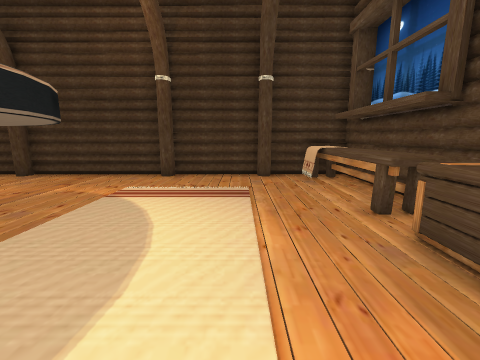
view 1 (above)

13 first-person views from a walk through a Godot game level. The camera is 1.4 m above the floor, tilts 10° down and sees 90° across. The floor is counted in squares, 1 m on a side. Each view is taken from the middle of a square. On the plan, view 1 faces up. The plan holds only what a view shows up to about 13 squares ahead; the rest is blank. Characters and animated objects are not drawn. Some surface patterns are stand-ins.

view 2
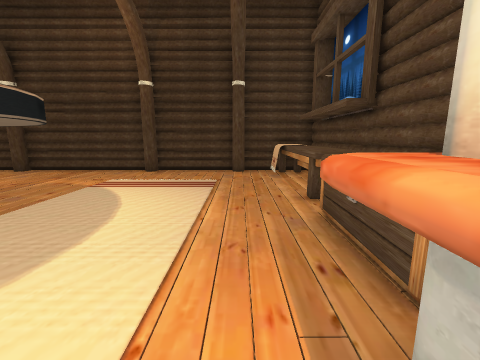

view 3
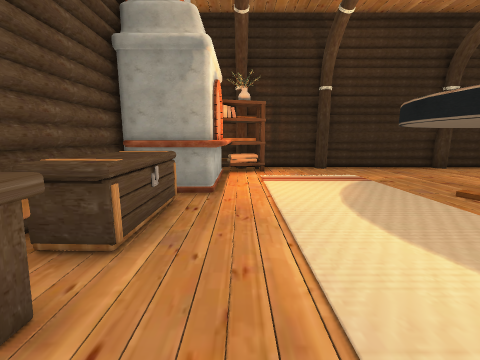

view 4
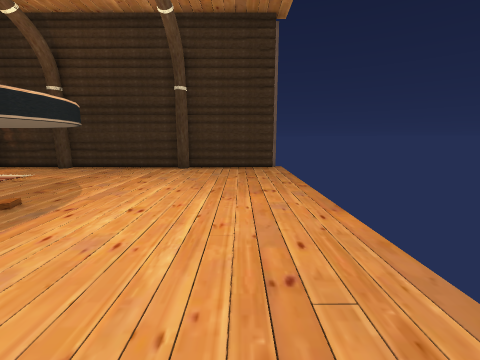

view 5
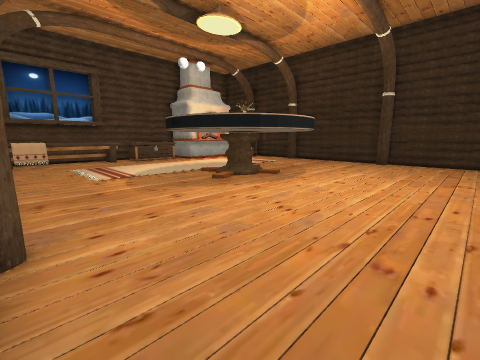

view 6
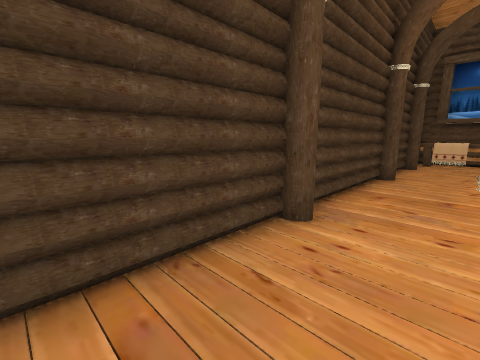

view 7
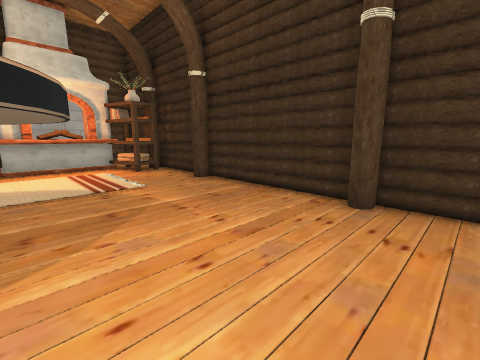

view 8
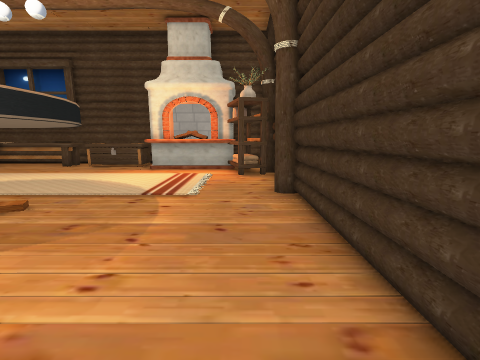

view 9
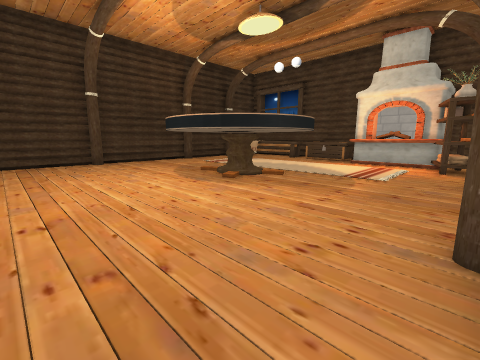

view 10
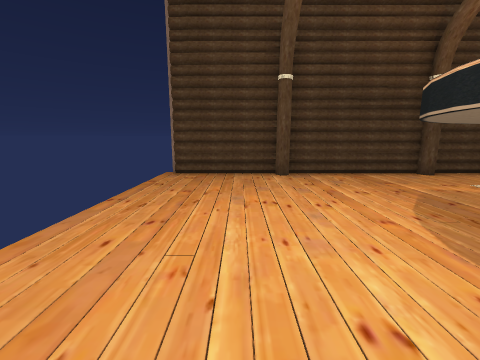

view 11
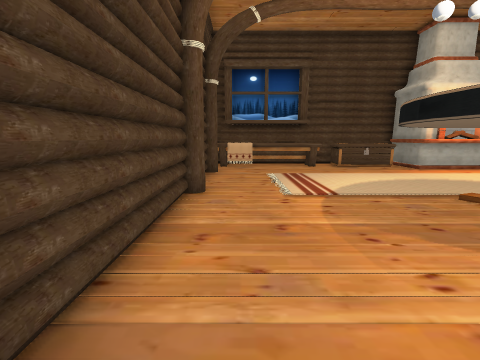

view 12
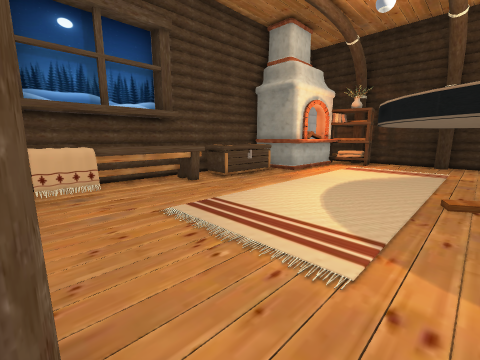

view 13
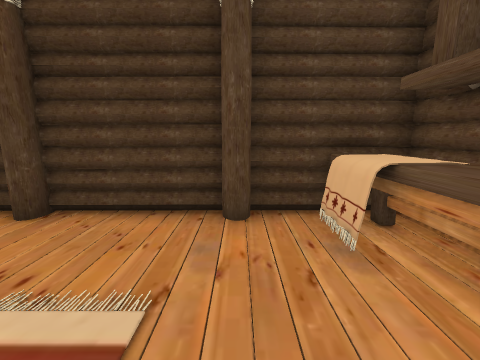

### Floor plan
Key: @ floor where view 1 was taken; # wall or solid block; . floor; = window, fence, low wall or low ledge; ^ raised ledge; B bench; T thing the floor can be seen under or through; C chest.
Columns run from 13 left of view 1 to 4 right of it. Each row starts with its distance up from view 1.
 10 ##################
  9  ....#....###.#.^#
  8  ...............B#
  7  ...............^#
  6  ...............^#
  5  ...............^#
  4  .....#TTTT.....^#
  3  .....# T T.....C#
  2  .....#TT T.....C#
  1  .....# T T.....C#
  0  .....#TTT ..@.^^#
 -1  ..............#^
 -2  ..............#
 -3  ..............#^
 -4  ............#=###
 -5  ....#....#######
 -6 ############

Positions as (right, up) in squares from view 1, and headings:
1: (0, 0), facing up
2: (1, -1), facing up
3: (1, 6), facing down
4: (-11, 6), facing down
5: (-12, 9), facing down-right
6: (-12, 7), facing up-right
7: (-10, 0), facing down-right
8: (-9, -4), facing right
9: (-12, -5), facing up-right
10: (-10, 0), facing up
11: (-9, 8), facing right
12: (-4, 9), facing down-right
13: (1, 5), facing up
